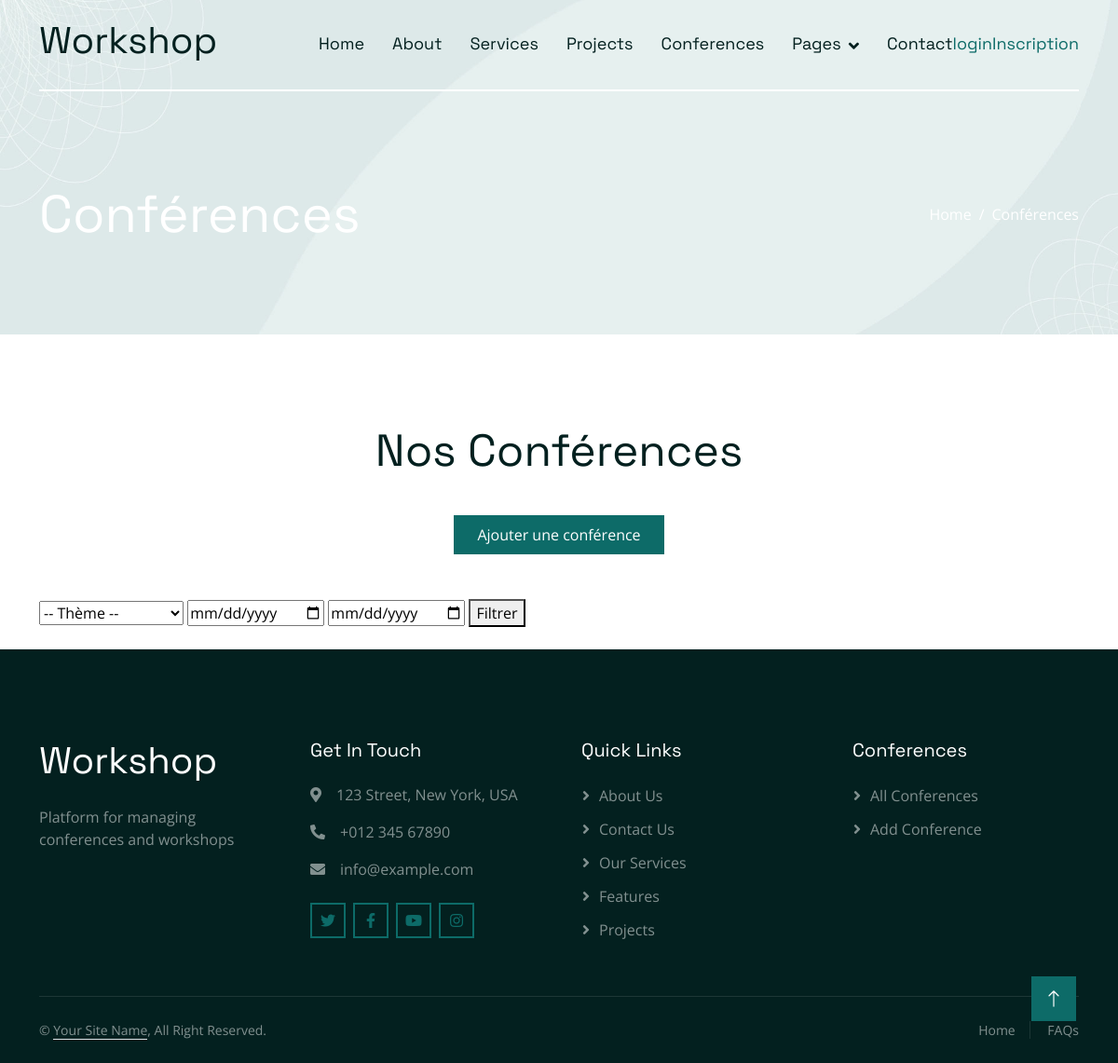
The page /conferences/liste/ on the database as committed earlier.
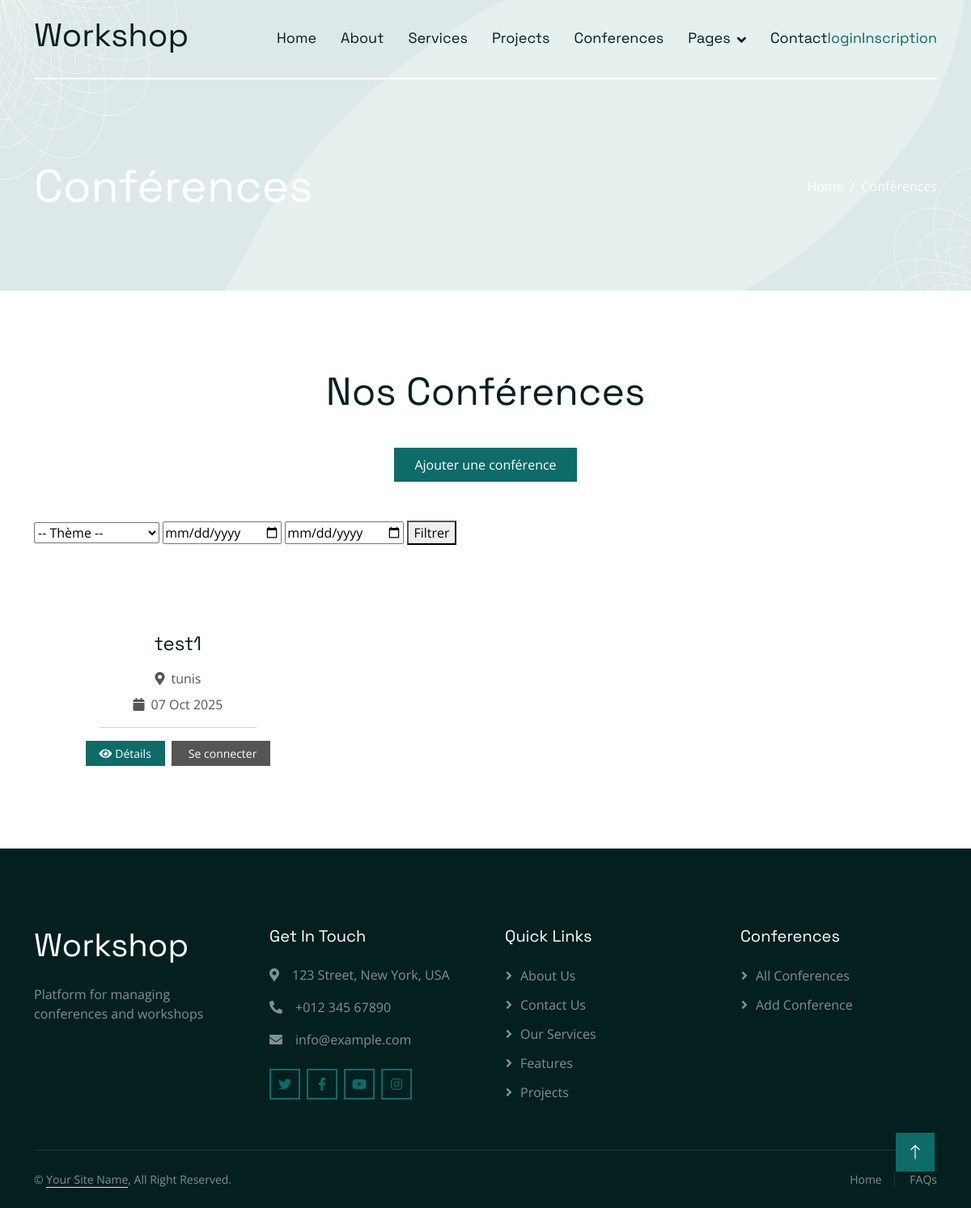
The same page on the database as committed later.
### ConferenceApp/models.py (models this page shows, shortened)
class conference(models.Model):
    conference_id=models.AutoField(primary_key=True)
    title=models.CharField(max_length=255)
    description=models.TextField(
        validators=[MinLengthValidator(limit_value=30,message="Description must be at least 30 characters long.")]
        )
    location=models.CharField(max_length=255)
    start_date=models.DateField()
    end_date=models.DateField()
    THEME_CHOICES = [
        ('CS&AI', 'Computer Science and Artificial Intelligence'),
        ('CS', 'Social Science'),
        ('DS', 'Data Science'),
    ]
    theme = models.CharField(max_length=255, choices=THEME_CHOICES, default='CS&AI')
    created_at=models.DateTimeField(auto_now_add=True)
    updated_at=models.DateTimeField(auto_now=True)

### ConferenceApp/views.py (the view)
# urls.py: path('liste/', ConferenceList.as_view(), name='conference_liste'),
class ConferenceList(ListView):
    model = conference
    context_object_name = 'liste'
    ordering = ['start_date']
    template_name = 'conference/liste.html'

### ConferenceApp/Templates/Conference/liste.html (shortened to what this page needs)
{% extends "base.html" %}
{% load static %}
{% block content %}
<div class="container-fluid pb-5 bg-primary hero-header mb-5">
    <div class="container py-5">
        <div class="row g-3 align-items-center">
            <div class="col-lg-6 text-center text-lg-start">
                <h1 class="display-4 text-white mb-0 animated slideInLeft">Conférences</h1>
            </div>
            <div class="col-lg-6 animated slideInRight">
                <nav aria-label="breadcrumb">
                    <ol class="breadcrumb justify-content-center justify-content-lg-end mb-0">
                        <li class="breadcrumb-item"><a href="{% url 'index' %}" class="text-white">Home</a></li>
                        <li class="breadcrumb-item text-white active" aria-current="page">Conférences</li>
                    </ol>
                </nav>
            </div>
        </div>
    </div>
</div>
<div class="container-fluid py-5">
    <div class="container">
        <div class="text-center mx-auto mb-5 wow fadeInUp" data-wow-delay="0.1s" style="max-width: 600px;">
            <h1 class="display-5 mb-4">Nos Conférences</h1>
            <a href="{% url 'conference_add' %}" class="btn btn-primary py-2 px-4 mt-3">Ajouter une conférence</a>
        </div>
        <form method="get" action="{% url 'filter_conferences' %}">
            <select name="theme">
                <option value="">-- Thème --</option>
            </select>
            <input type="date" name="start_date">
            <input type="date" name="end_date">
            <button type="submit">Filtrer</button>
        </form>
        <div class="row g-4">
            {% for c in liste %}
            <div class="col-lg-4 col-md-6 wow fadeInUp" data-wow-delay="0.1s">
                <div class="service-item d-flex flex-column h-100">
                    <div class="service-text text-center rounded p-4">
                        <div class="btn-square rounded-circle mx-auto mb-3">
                            <i class="fa fa-calendar fa-3x text-white"></i>
                        </div>
                        <h4 class="mb-3">{{ c.title }}</h4>
                        <p class="mb-2"><i class="fa fa-map-marker-alt me-2"></i>{{ c.location }}</p>
                        <p class="mb-2"><i class="fa fa-calendar me-2"></i>{{ c.start_date|date:"d M Y" }}</p>
                        <hr class="w-75 mx-auto">
                        <div class="d-flex justify-content-center gap-2 mt-3">
                            <a href="{% url 'conference_detail' c.pk %}" class="btn btn-sm btn-primary px-3">
                                <i class="fa fa-eye me-1"></i>Détails
                            </a>
                            {% if user.is_authenticated %}
                            <a href="{% url 'submission_list' c.pk %}" class="btn btn-sm btn-secondary px-3">
                                <i class="fa fa-list me-1"></i>Mes soumissions
                            </a>
                            {% else %}
                            <a href="{% url 'login' %}?next={% url 'submission_list' c.pk %}" class="btn btn-sm btn-secondary px-3">
                                Se connecter
                            </a>
                            {% endif %}
                        </div>
                    </div>
                </div>
            </div>
            {% endfor %}
        </div>
    </div>
</div>
{% endblock %}

### Workshop/templates/base.html (shortened to what this page needs)
{% load static %}
<!DOCTYPE html>
<html lang="en">
<head>
    <link href="https://cdnjs.cloudflare.com/ajax/libs/font-awesome/5.10.0/css/all.min.css" rel="stylesheet">
    <link href="https://cdn.jsdelivr.net/npm/bootstrap-icons@1.4.1/font/bootstrap-icons.css" rel="stylesheet">
    <link href="{% static 'lib/animate/animate.min.css' %}" rel="stylesheet">
    <link href="{% static 'lib/owlcarousel/assets/owl.carousel.min.css' %}" rel="stylesheet">
    <link href="{% static 'css/bootstrap.min.css' %}" rel="stylesheet">
    <link href="{% static 'css/style.css' %}" rel="stylesheet">
</head>
<body>
    <div class="container-fluid sticky-top">
        <div class="container">
            <nav class="navbar navbar-expand-lg navbar-light border-bottom border-2 border-white">
                <a href="{% url 'index' %}" class="navbar-brand">
                    <h1>Workshop</h1>
                </a>
                <div class="collapse navbar-collapse" id="navbarCollapse">
                    <div class="navbar-nav ms-auto">
                        <a href="{% url 'index' %}" class="nav-item nav-link">Home</a>
                        <a href="{% url 'about' %}" class="nav-item nav-link">About</a>
                        <a href="{% url 'service' %}" class="nav-item nav-link">Services</a>
                        <a href="{% url 'project' %}" class="nav-item nav-link">Projects</a>
                        <a href="{% url 'conference_liste' %}" class="nav-item nav-link">Conferences</a>
                        <div class="nav-item dropdown">
                            <a href="#" class="nav-link dropdown-toggle" data-bs-toggle="dropdown">Pages</a>
                        </div>
                        <a href="{% url 'contact' %}" class="nav-item nav-link">Contact</a>
                        {% if user.is_authenticated %}
                    <a>{{user.username}}</a>
                     <a href="{% url 'logout' %}">LOGOUT</a>
                    {% else %}
                    <a href="{% url 'login' %}">login</a>
                    <a href="{% url 'register'%}">Inscription</a>
                    {% endif %}
                    </div>
                </div>
            </nav>
        </div>
    </div>
    {% block content %}{% endblock %}
    <div class="container-fluid bg-dark text-white-50 footer pt-5">
        <div class="container py-5">
            <div class="row g-5">
                <div class="col-md-6 col-lg-3 wow fadeIn" data-wow-delay="0.1s">
                    <a href="{% url 'index' %}" class="d-inline-block mb-3">
                        <h1 class="text-white">Workshop</h1>
                    </a>
                    <p class="mb-0">Platform for managing conferences and workshops</p>
                </div>
                <div class="col-md-6 col-lg-3 wow fadeIn" data-wow-delay="0.3s">
                    <h5 class="text-white mb-4">Get In Touch</h5>
                    <p><i class="fa fa-map-marker-alt me-3"></i>123 Street, New York, USA</p>
                    <p><i class="fa fa-phone-alt me-3"></i>+012 345 67890</p>
                    <p><i class="fa fa-envelope me-3"></i>info@example.com</p>
                    <div class="d-flex pt-2">
                        <a class="btn btn-outline-primary btn-square border-2 me-2" href="#"><i class="fab fa-twitter"></i></a>
                        <a class="btn btn-outline-primary btn-square border-2 me-2" href="#"><i class="fab fa-facebook-f"></i></a>
                        <a class="btn btn-outline-primary btn-square border-2 me-2" href="#"><i class="fab fa-youtube"></i></a>
                        <a class="btn btn-outline-primary btn-square border-2 me-2" href="#"><i class="fab fa-instagram"></i></a>
                    </div>
                </div>
                <div class="col-md-6 col-lg-3 wow fadeIn" data-wow-delay="0.5s">
                    <h5 class="text-white mb-4">Quick Links</h5>
                    <a class="btn btn-link" href="{% url 'about' %}">About Us</a>
                    <a class="btn btn-link" href="{% url 'contact' %}">Contact Us</a>
                    <a class="btn btn-link" href="{% url 'service' %}">Our Services</a>
                    <a class="btn btn-link" href="{% url 'feature' %}">Features</a>
                    <a class="btn btn-link" href="{% url 'project' %}">Projects</a>
                </div>
                <div class="col-md-6 col-lg-3 wow fadeIn" data-wow-delay="0.7s">
                    <h5 class="text-white mb-4">Conferences</h5>
                    <a class="btn btn-link" href="{% url 'conference_liste' %}">All Conferences</a>
                    <a class="btn btn-link" href="{% url 'conference_add' %}">Add Conference</a>
                </div>
            </div>
        </div>
        <div class="container wow fadeIn" data-wow-delay="0.1s">
            <div class="copyright">
                <div class="row">
                    <div class="col-md-6 text-center text-md-start mb-3 mb-md-0">
                        &copy; <a class="border-bottom" href="#">Your Site Name</a>, All Right Reserved.
                    </div>
                    <div class="col-md-6 text-center text-md-end">
                        <div class="footer-menu">
                            <a href="{% url 'index' %}">Home</a>
                            <a href="#">FAQs</a>
                        </div>
                    </div>
                </div>
            </div>
        </div>
    </div>
    <a href="#" class="btn btn-lg btn-primary btn-lg-square back-to-top"><i class="bi bi-arrow-up"></i></a>
</body>
</html>

### Workshop/static/css/style.css (style rules this page uses)
.back-to-top { position: fixed; display: none; right: 45px; bottom: 45px; z-index: 99; }
.btn { transition: .5s; }
.btn-square { width: 38px; height: 38px; }
.btn-lg-square { width: 48px; height: 48px; }
.btn-square, .btn-sm-square, .btn-lg-square { padding: 0; display: flex; align-items: center; justify-content: center; font-weight: normal; }
.sticky-top { top: -150px; transition: .5s; }
.navbar { padding: 15px 0; font-family: "Space Grotesk", sans-serif; font-size: 18px; }
.navbar .navbar-nav .nav-link { margin-left: 30px; padding: 0; outline: none; color: var(--bs-dark); }
.navbar .dropdown-toggle::after { border: none; content: "\f107"; font-family: "Font Awesome 5 Free"; font-weight: 900; vertical-align: middle; margin-left: 8px; }
.hero-header { margin-top: -100px; padding-top: 150px; background: url(../img/hero-bg.jpg) top center no-repeat; background-size: cover; }
.hero-header .breadcrumb-item+.breadcrumb-item::before { color: var(--light); }
.service-item { position: relative; padding: 30px 25px; transition: .5s; }
.footer .btn.btn-link { display: block; margin-bottom: 10px; padding: 0; text-align: left; color: rgba(255,255,255,.5); font-weight: normal; transition: .3s; }
.footer .btn.btn-link::before { position: relative; content: "\f105"; font-family: "Font Awesome 5 Free"; font-weight: 900; margin-right: 10px; }
.footer .copyright { padding: 25px 0; font-size: 14px; border-top: 1px solid rgba(256, 256, 256, .1); }
.footer .copyright a { color: rgba(255,255,255,.5); }
.footer .footer-menu a { margin-right: 15px; padding-right: 15px; border-right: 1px solid rgba(255, 255, 255, .1); }
.footer .footer-menu a:last-child { margin-right: 0; padding-right: 0; border-right: none; }

Rows that differ between the two databases and show on the page:
added conference: title "test1", location "tunis", start_date "07 Oct 2025"
